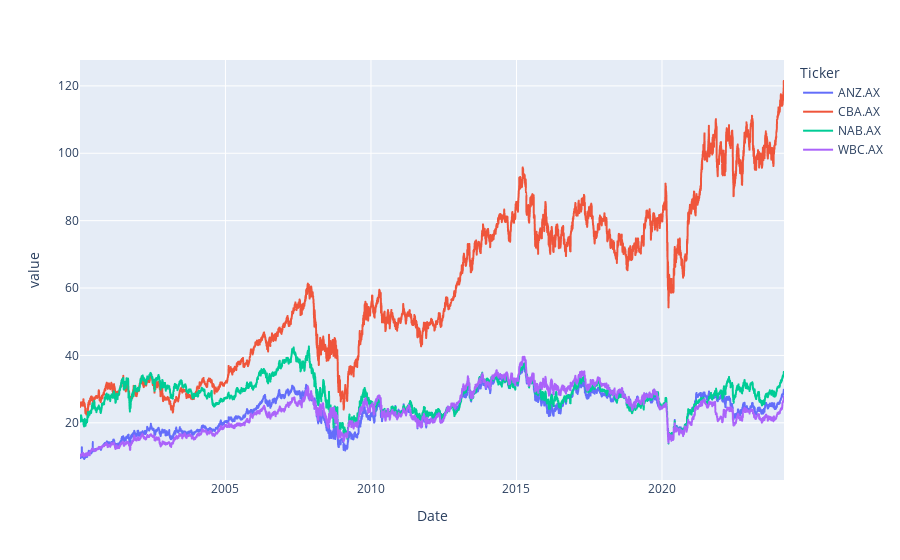

Write notebook code for a chart like this one.
### Code cell
Close.plot()

### Figure 1 — Plotly figure (JSON) as saved in the notebook; plotly's stock layout.template omitted (floating-point values rounded to 4 significant figures; data arrays with more than 128 entries replaced by an {"elided": "..."} marker saying what was removed)
{"data": [{"hovertemplate": "Ticker=ANZ.AX<br>Date=%{x}<br>value=%{y}<extra></extra>", "legendgroup": "ANZ.AX", "line": {"color": "#636efa", "dash": "solid"}, "marker": {"symbol": "circle"}, "mode": "lines", "name": "ANZ.AX", "showlegend": true, "type": "scattergl", "x": {"elided": "6157 str values"}, "xaxis": "x", "y": {"elided": "6157 float values"}, "yaxis": "y"}, {"hovertemplate": "Ticker=CBA.AX<br>Date=%{x}<br>value=%{y}<extra></extra>", "legendgroup": "CBA.AX", "line": {"color": "#EF553B", "dash": "solid"}, "marker": {"symbol": "circle"}, "mode": "lines", "name": "CBA.AX", "showlegend": true, "type": "scattergl", "x": {"elided": "6157 str values"}, "xaxis": "x", "y": {"elided": "6157 float values"}, "yaxis": "y"}, {"hovertemplate": "Ticker=NAB.AX<br>Date=%{x}<br>value=%{y}<extra></extra>", "legendgroup": "NAB.AX", "line": {"color": "#00cc96", "dash": "solid"}, "marker": {"symbol": "circle"}, "mode": "lines", "name": "NAB.AX", "showlegend": true, "type": "scattergl", "x": {"elided": "6157 str values"}, "xaxis": "x", "y": {"elided": "6157 float values"}, "yaxis": "y"}, {"hovertemplate": "Ticker=WBC.AX<br>Date=%{x}<br>value=%{y}<extra></extra>", "legendgroup": "WBC.AX", "line": {"color": "#ab63fa", "dash": "solid"}, "marker": {"symbol": "circle"}, "mode": "lines", "name": "WBC.AX", "showlegend": true, "type": "scattergl", "x": {"elided": "6157 str values"}, "xaxis": "x", "y": {"elided": "6157 float values"}, "yaxis": "y"}], "layout": {"legend": {"title": {"text": "Ticker"}, "tracegroupgap": 0}, "margin": {"t": 60}, "xaxis": {"anchor": "y", "domain": [0, 1], "title": {"text": "Date"}}, "yaxis": {"anchor": "x", "domain": [0, 1], "title": {"text": "value"}}}}
